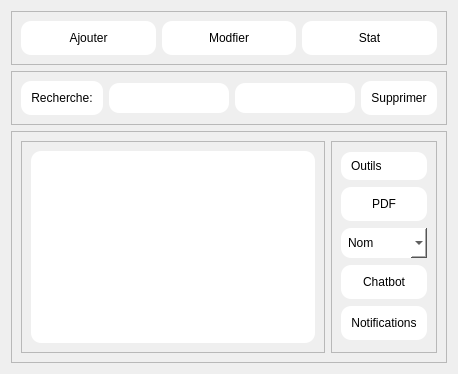
         <widget class="QWidget" name="partnership">
          <layout class="QVBoxLayout" name="verticalLayout_29">
           <item>
            <widget class="QFrame" name="frame_59">
             <property name="sizePolicy">
              <sizepolicy hsizetype="Preferred" vsizetype="Maximum">
               <horstretch>0</horstretch>
               <verstretch>0</verstretch>
              </sizepolicy>
             </property>
             <property name="frameShape">
              <enum>QFrame::Shape::StyledPanel</enum>
             </property>
             <property name="frameShadow">
              <enum>QFrame::Shadow::Raised</enum>
             </property>
             <layout class="QHBoxLayout" name="horizontalLayout_43">
              <item>
               <widget class="QPushButton" name="pushButtonparajouter">
                <property name="styleSheet">
                 <string notr="true">QPushButton
{
background-color:rgb(255, 255, 255);
border-radius: 10px;
padding: 10px;
}

QPushButton:Hover {
				background-color: rgb(159, 159, 159);
				border-color: rgb(159, 159, 159);}
</string>
                </property>
                <property name="text">
                 <string>Ajouter</string>
                </property>
               </widget>
              </item>
              <item>
               <widget class="QPushButton" name="pushButtonparmodifier">
                <property name="styleSheet">
                 <string notr="true">QPushButton
{
background-color:rgb(255, 255, 255);
border-radius: 10px;
padding: 10px;
}

QPushButton:Hover {
				background-color: rgb(159, 159, 159);
				border-color: rgb(159, 159, 159);}
</string>
                </property>
                <property name="text">
                 <string>Modfier</string>
                </property>
               </widget>
              </item>
              <item>
               <widget class="QPushButton" name="pushButtonparstat">
                <property name="styleSheet">
                 <string notr="true">QPushButton
{
background-color:rgb(255, 255, 255);
border-radius: 10px;
padding: 10px;
}

QPushButton:Hover {
				background-color: rgb(159, 159, 159);
				border-color: rgb(159, 159, 159);}
</string>
                </property>
                <property name="text">
                 <string>Stat</string>
                </property>
               </widget>
              </item>
             </layout>
            </widget>
           </item>
           <item>
            <widget class="QFrame" name="frame_60">
             <property name="sizePolicy">
              <sizepolicy hsizetype="Preferred" vsizetype="Maximum">
               <horstretch>0</horstretch>
               <verstretch>0</verstretch>
              </sizepolicy>
             </property>
             <property name="frameShape">
              <enum>QFrame::Shape::StyledPanel</enum>
             </property>
             <property name="frameShadow">
              <enum>QFrame::Shadow::Raised</enum>
             </property>
             <layout class="QHBoxLayout" name="horizontalLayout_44">
              <item>
               <widget class="QPushButton" name="pushButtonparrecherche">
                <property name="styleSheet">
                 <string notr="true">QPushButton
{
background-color:rgb(255, 255, 255);
border-radius: 10px;
padding: 10px;
}

QPushButton:Hover {
				background-color: rgb(159, 159, 159);
				border-color: rgb(159, 159, 159);}
</string>
                </property>
                <property name="text">
                 <string>Recherche:</string>
                </property>
               </widget>
              </item>
              <item>
               <widget class="QLineEdit" name="lineEditparrecherche">
                <property name="styleSheet">
                 <string notr="true">background-color: rgb(255, 255, 255);
border-radius: 10px;padding:7px;</string>
                </property>
               </widget>
              </item>
              <item>
               <widget class="QLineEdit" name="lineEditparsup">
                <property name="styleSheet">
                 <string notr="true">background-color: rgb(255, 255, 255);
border-radius: 10px;padding:7px;</string>
                </property>
               </widget>
              </item>
              <item>
               <widget class="QPushButton" name="pushButtonparsup">
                <property name="styleSheet">
                 <string notr="true">QPushButton
{
background-color:rgb(255, 255, 255);
border-radius: 10px;
padding: 10px;
}

QPushButton:Hover {
				background-color: rgb(159, 159, 159);
				border-color: rgb(159, 159, 159);}
</string>
                </property>
                <property name="text">
                 <string>Supprimer</string>
                </property>
               </widget>
              </item>
             </layout>
            </widget>
           </item>
           <item>
            <widget class="QFrame" name="frame_61">
             <property name="frameShape">
              <enum>QFrame::Shape::StyledPanel</enum>
             </property>
             <property name="frameShadow">
              <enum>QFrame::Shadow::Raised</enum>
             </property>
             <layout class="QHBoxLayout" name="horizontalLayout_45">
              <item>
               <widget class="QFrame" name="frame_62">
                <property name="frameShape">
                 <enum>QFrame::Shape::StyledPanel</enum>
                </property>
                <property name="frameShadow">
                 <enum>QFrame::Shadow::Raised</enum>
                </property>
                <layout class="QHBoxLayout" name="horizontalLayout_46">
                 <item>
                  <widget class="QTableView" name="tableViewpar">
                   <property name="styleSheet">
                    <string notr="true">background-color: rgb(255, 255, 255);
border-radius: 10px;</string>
                   </property>
                  </widget>
                 </item>
                </layout>
               </widget>
              </item>
              <item>
               <widget class="QFrame" name="frame_63">
                <property name="sizePolicy">
                 <sizepolicy hsizetype="Maximum" vsizetype="Preferred">
                  <horstretch>0</horstretch>
                  <verstretch>0</verstretch>
                 </sizepolicy>
                </property>
                <property name="frameShape">
                 <enum>QFrame::Shape::StyledPanel</enum>
                </property>
                <property name="frameShadow">
                 <enum>QFrame::Shadow::Raised</enum>
                </property>
                <layout class="QVBoxLayout" name="verticalLayout_30">
                 <item>
                  <widget class="QLabel" name="label_60">
                   <property name="sizePolicy">
                    <sizepolicy hsizetype="Preferred" vsizetype="Maximum">
                     <horstretch>0</horstretch>
                     <verstretch>0</verstretch>
                    </sizepolicy>
                   </property>
                   <property name="styleSheet">
                    <string notr="true">background-color: rgb(255, 255, 255);
border-radius: 10px;padding:7px;</string>
                   </property>
                   <property name="text">
                    <string>Outils</string>
                   </property>
                  </widget>
                 </item>
                 <item>
                  <widget class="QPushButton" name="pushButtonparpdf">
                   <property name="styleSheet">
                    <string notr="true">QPushButton
{
background-color:rgb(255, 255, 255);
border-radius: 10px;
padding: 10px;
}

QPushButton:Hover {
				background-color: rgb(159, 159, 159);
				border-color: rgb(159, 159, 159);}
</string>
                   </property>
                   <property name="text">
                    <string>PDF</string>
                   </property>
                  </widget>
                 </item>
                 <item>
                  <widget class="QComboBox" name="comboBoxpar">
                   <property name="styleSheet">
                    <string notr="true">background-color: rgb(255, 255, 255);
border-radius: 10px;padding:7px;</string>
                   </property>
                   <item>
                    <property name="text">
                     <string>Nom</string>
                    </property>
                   </item>
                   <item>
                    <property name="text">
                     <string>Adresse</string>
                    </property>
                   </item>
                   <item>
                    <property name="text">
                     <string>Statut</string>
                    </property>
                   </item>
                  </widget>
                 </item>
                 <item>
                  <widget class="QPushButton" name="pushButtonparchat">
                   <property name="styleSheet">
                    <string notr="true">QPushButton
{
background-color:rgb(255, 255, 255);
border-radius: 10px;
padding: 10px;
}

QPushButton:Hover {
				background-color: rgb(159, 159, 159);
				border-color: rgb(159, 159, 159);}
</string>
                   </property>
                   <property name="text">
                    <string>Chatbot</string>
                   </property>
                  </widget>
                 </item>
                 <item>
                  <widget class="QPushButton" name="pushButtonparnot">
                   <property name="styleSheet">
                    <string notr="true">QPushButton
{
background-color:rgb(255, 255, 255);
border-radius: 10px;
padding: 10px;
}

QPushButton:Hover {
				background-color: rgb(159, 159, 159);
				border-color: rgb(159, 159, 159);}
</string>
                   </property>
                   <property name="text">
                    <string>Notifications</string>
                   </property>
                  </widget>
                 </item>
                </layout>
               </widget>
              </item>
             </layout>
            </widget>
           </item>
          </layout>
         </widget>
